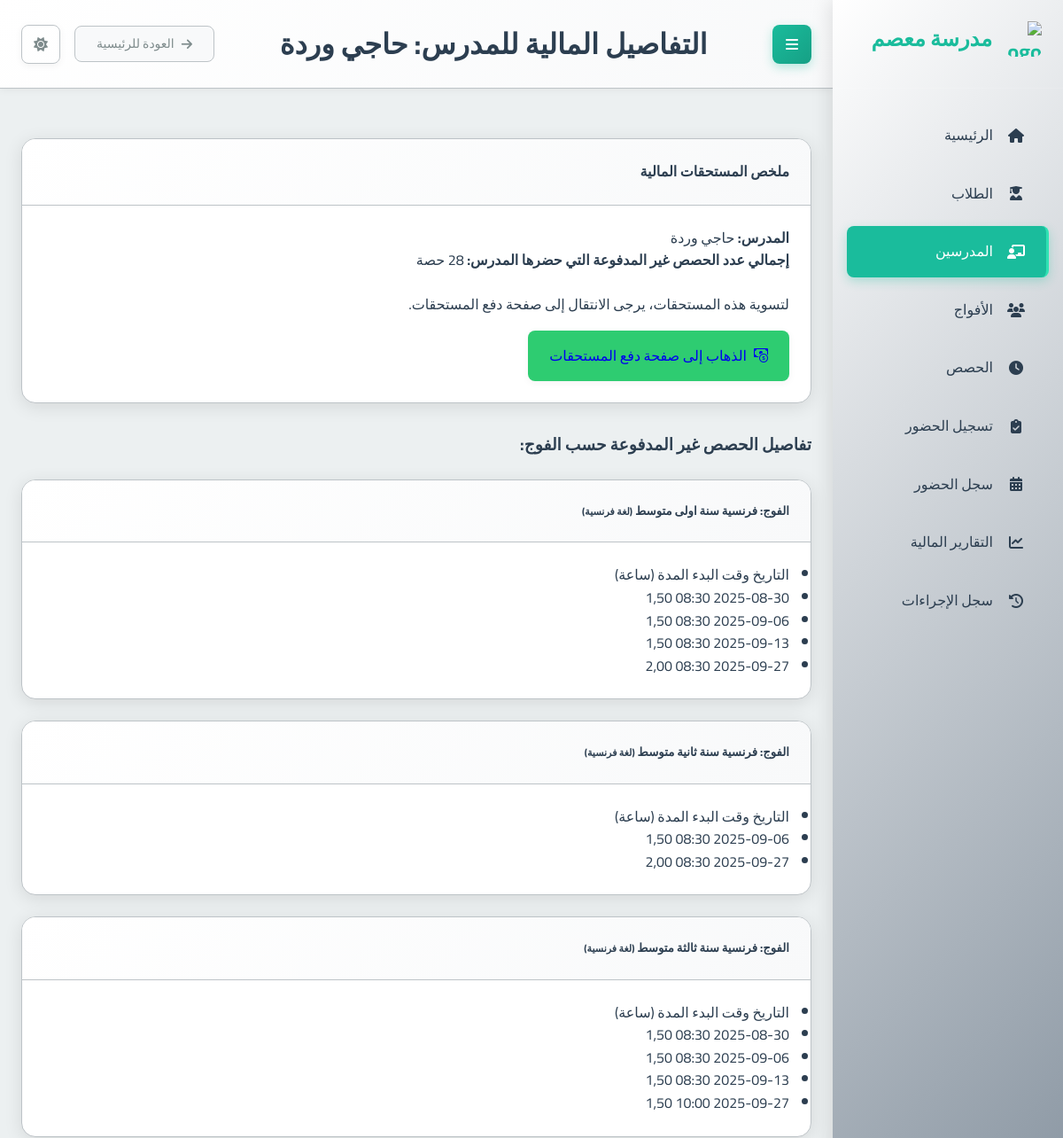
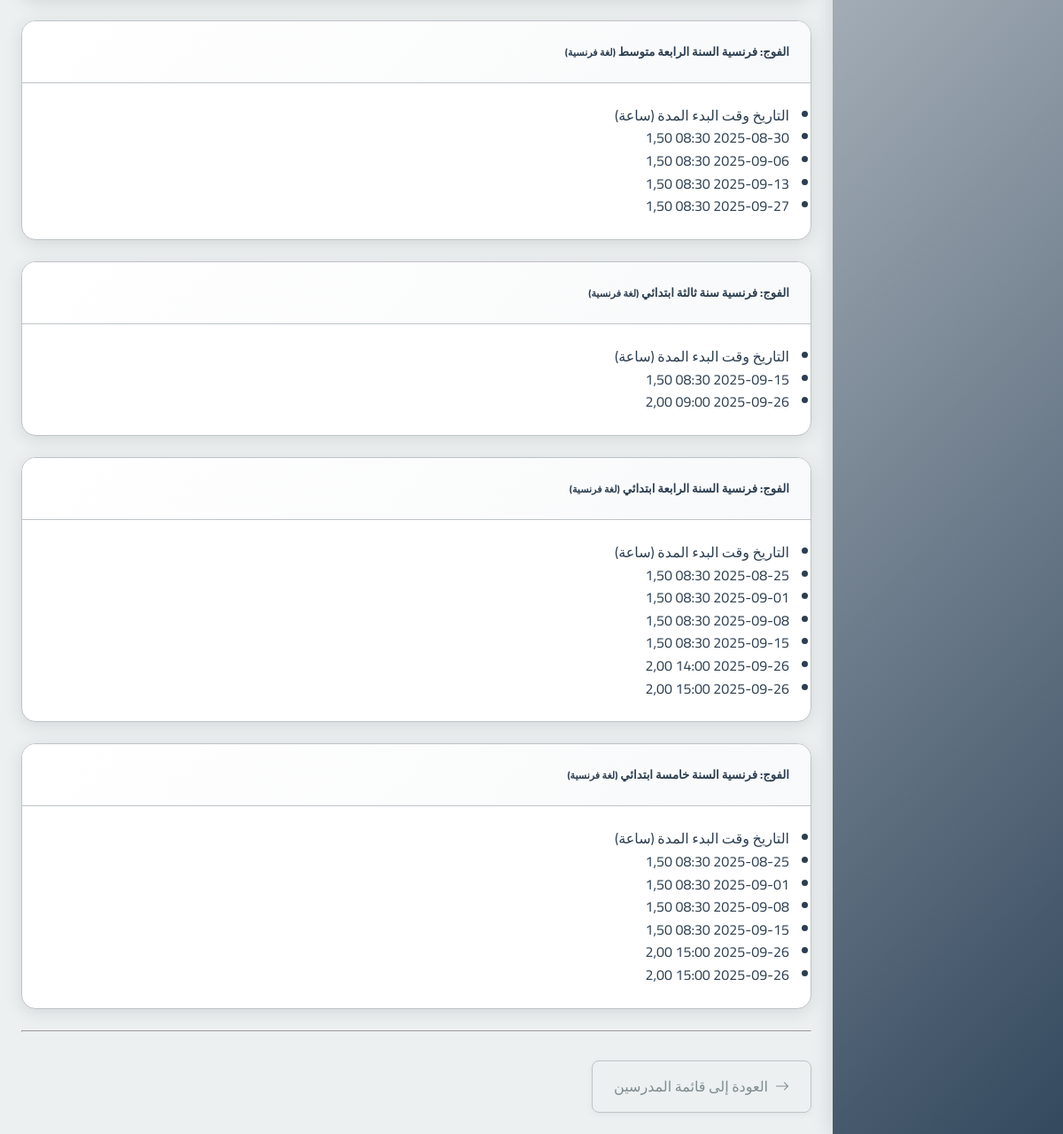
The page /teachers/2/financial_detail/ on the database its author committed (2 pictures, top to bottom).
### school_app/models.py (models this page shows, shortened)
class Teacher(models.Model):
    full_name = models.CharField(max_length=201, verbose_name="الاسم الكامل")
    phone_number = models.CharField(max_length=20, unique=True, verbose_name="رقم الهاتف")
    subject = models.ForeignKey(Subject, on_delete=models.PROTECT, verbose_name="المادة الأساسية")
    created_at = models.DateTimeField(auto_now_add=True, verbose_name="تاريخ الإنشاء")
    class Meta:
        verbose_name = "مدرس"
        verbose_name_plural = "المدرسون"

class Group(models.Model):
    name = models.CharField(max_length=100, verbose_name="اسم الفوج")
    subject = models.ForeignKey(Subject, on_delete=models.PROTECT, verbose_name="المادة")
    teacher = models.ForeignKey(Teacher, on_delete=models.CASCADE, verbose_name="المدرس")
    academic_levels = models.ManyToManyField(AcademicLevel, verbose_name="المستويات الدراسية المتوافقة")
    price_per_4_sessions = models.DecimalField(max_digits=10, decimal_places=2, verbose_name="السعر لكل 4 حصص")
    session_day = models.IntegerField(choices=[
        (0, 'الاثنين'),
        (1, 'الثلاثاء'),
        (2, 'الأربعاء'),
        (3, 'الخميس'),
        (4, 'الجمعة'),
        (5, 'السبت'),
        (6, 'الأحد')
    ], verbose_name="يوم الحصة")
    session_start_time = models.TimeField(verbose_name="وقت بداية الحصة")
    session_duration = models.DecimalField(max_digits=4, decimal_places=2, default=1.5, verbose_name="مدة الحصة (ساعات)")
    students = models.ManyToManyField(Student, through='StudentGroup', blank=True, verbose_name="الطلاب المسجلون")
    created_at = models.DateTimeField(auto_now_add=True, verbose_name="تاريخ الإنشاء")
    is_continuous = models.BooleanField(default=False, verbose_name="فوج مستمر (تُنشأ الحصص أسبوعياً تلقائياً)")
    created_sessions_until = models.DateField(null=True, blank=True, verbose_name="تم إنشاء الحصص حتى تاريخ")
    class Meta:
        verbose_name = "فوج"
        verbose_name_plural = "الأفواج"

class Subject(models.Model):
    name = models.CharField(max_length=100, verbose_name="اسم المادة")
    class Meta:
        verbose_name = "مادة دراسية"
        verbose_name_plural = "المواد الدراسية"

class Session(models.Model):
    group = models.ForeignKey(Group, on_delete=models.CASCADE, related_name='sessions', verbose_name="الفوج")
    date = models.DateField(verbose_name="التاريخ")
    start_time = models.TimeField(verbose_name="وقت البدء")
    duration = models.DecimalField(max_digits=4, decimal_places=2, verbose_name="المدة (ساعات)")
    teacher_attended = models.BooleanField(default=True, verbose_name="حضور المدرس")
    teacher_compensated = models.BooleanField(default=False, verbose_name="تم تعويض المدرس")
    teacher_payment_amount = models.DecimalField(max_digits=10, decimal_places=2, default=Decimal('0.00'), verbose_name="المبلغ المدفوع للمدرس")
    created_at = models.DateTimeField(auto_now_add=True, verbose_name="تاريخ الإنشاء")
    class Meta:
        verbose_name = "حصة"
        verbose_name_plural = "الحصص"

### school_app/views.py (the view)
# urls.py: path('teachers/<int:teacher_id>/financial_detail/', views.teacher_financial_detail, name='teacher_financial_detail'),
def teacher_financial_detail(request, teacher_id):
    teacher = get_object_or_404(Teacher, id=teacher_id)
    groups_with_uncompensated_sessions = []
    total_uncompensated_sessions_count = 0
    teacher_groups = Group.objects.filter(teacher=teacher).prefetch_related('sessions', 'subject')
    for group in teacher_groups:
        uncompensated_sessions = group.sessions.filter(teacher_attended=True, teacher_compensated=False).order_by('date', 'start_time')
        if uncompensated_sessions.exists():
            group_data = {
                'group_name': group.name,
                'subject_name': group.subject.name,
                'sessions': []
            }
            for session in uncompensated_sessions:
                group_data['sessions'].append({
                    'date': session.date,
                    'start_time': session.start_time.strftime("%H:%M"),
                    'duration': session.duration,
                })
                total_uncompensated_sessions_count += 1
            groups_with_uncompensated_sessions.append(group_data)
    context = {
        'teacher': teacher,
        'groups_with_uncompensated_sessions': groups_with_uncompensated_sessions,
        'total_uncompensated_sessions_count': total_uncompensated_sessions_count,
        'page_title': f"التفاصيل المالية للمدرس: {teacher.full_name}"
    }
    return render(request, 'school_app/teacher_financial_detail.html', context)

### templates/school_app/teacher_financial_detail.html (shortened to what this page needs)
{% extends "base.html" %}
{% block page_title %}التفاصيل المالية للمدرس: {{ teacher.full_name }}{% endblock %}
{% block content %}
<div class="container mt-4">
    <div class="card shadow-sm mb-4">
        <div class="card-header bg-primary text-white">
            <h4 class="mb-0">ملخص المستحقات المالية</h4>
        </div>
        <div class="card-body">
            <p class="lead">
                <strong>المدرس:</strong> {{ teacher.full_name }}
            </p>
            <p class="lead">
                <strong>إجمالي عدد الحصص غير المدفوعة التي حضرها المدرس:</strong>
                <span class="badge bg-warning text-dark fs-5">{{ total_uncompensated_sessions_count }}</span> حصة
            </p>
            {% if total_uncompensated_sessions_count > 0 %}
                <p class="mt-3">لتسوية هذه المستحقات، يرجى الانتقال إلى صفحة دفع المستحقات.</p>
                <a href="{% url 'teacher_monthly_payment' teacher_id=teacher.id %}" class="btn btn-success btn-lg mt-2">
                    <i class="bi bi-cash-coin"></i> الذهاب إلى صفحة دفع المستحقات
                </a>
            {% else %}
                <p class="mt-3 text-success"><i class="bi bi-check-circle-fill"></i> لا توجد حالياً أي حصص مستحقة للدفع لهذا المدرس.</p>
            {% endif %}
        </div>
    </div>
    {% if groups_with_uncompensated_sessions %}
        <h3 class="mb-3 mt-5">تفاصيل الحصص غير المدفوعة حسب الفوج:</h3>
        {% for group_info in groups_with_uncompensated_sessions %}
            <div class="card mb-3">
                <div class="card-header">
                    <h5>الفوج: {{ group_info.group_name }} <small class="text-muted">({{ group_info.subject_name }})</small></h5>
                </div>
                <div class="card-body">
                    {% if group_info.sessions %}
                        <ul class="list-group list-group-flush">
                            <li class="list-group-item d-flex justify-content-between align-items-center active bg-secondary text-white">
                                <span>التاريخ</span>
                                <span>وقت البدء</span>
                                <span>المدة (ساعة)</span>
                            </li>
                            {% for session in group_info.sessions %}
                                <li class="list-group-item d-flex justify-content-between align-items-center">
                                    <span>{{ session.date|date:"Y-m-d" }}</span>
                                    <span>{{ session.start_time }}</span>
                                    <span>{{ session.duration }}</span>
                                </li>
                            {% endfor %}
                        </ul>
                    {% else %}
                        <p>لا توجد حصص غير مدفوعة لهذا الفوج.</p>
                    {% endif %}
                </div>
            </div>
        {% endfor %}
    {% endif %}
    <hr class="my-4">
    <div class="mt-4">
        <a href="{% url 'teacher_list' %}" class="btn btn-outline-secondary">
            <i class="bi bi-arrow-right"></i> العودة إلى قائمة المدرسين
        </a>
    </div>
</div>
{% endblock %}

### static/css/main.css (style rules this page uses)
:root { --primary-color: #2c3e50; --primary-light: #34495e; --primary-darker: #1a252f; --accent-color: #1abc9c; --accent-light: #2fe2b3; --accent-dark: #16a085; --text-color: #2c3e50; --text-secondary: #7f8c8d; --text-on-primary: #ffffff; --text-on-accent: #ffffff; --text-nav: #2c3e50; --background-color: #ecf0f1; --card-background: #ffffff; --input-background: #ffffff; --border-color: #bdc3c7; --input-border-color: #bdc3c7; --success-color: #2ecc71; --warning-color: #f39c12; --error-color: #e74c3c; --info-color: #1E90FF; --table-header-background: #e9ecef; --table-row-hover-background: #f8f9fa; --box-shadow-color: rgba(0, 0, 0, 0.1); --box-shadow-color-hover: rgba(0, 0, 0, 0.15); --box-shadow-soft-color: rgba(0, 0, 0, 0.05); --subtle-background: #f8f9fa; --spacing-xs: 8px; --spacing-sm: 16px; --spacing-md: 24px; --spacing-lg: 32px; --spacing-xl: 48px; --font-family: 'Cairo', sans-serif; --font-size-xs: 12px; --font-size-sm: 14px; --font-size-md: 16px; --font-size-lg: 20px; --font-size-xl: 24px; --font-size-xxl: 32px; --border-radius-sm: 4px; --border-radius-md: 8px; --border-radius-lg: 16px; --transition-fast: 0.2s ease; --transition-normal: 0.3s ease; --transition-slow: 0.5s ease; --sidebar-width: 260px; }
* { margin: 0; padding: 0; box-sizing: border-box; direction: rtl; }
html { direction: rtl; font-size: 16px; }
body { font-family: var(--font-family); background-color: var(--background-color); color: var(--text-color); line-height: 1.6; transition: background-color var(--transition-normal), color var(--transition-normal); overflow-x: hidden; }
.btn-success { background: var(--success-color); }
.card { background-color: var(--card-background); border-radius: var(--border-radius-lg); box-shadow: 0 4px 20px var(--box-shadow-color); margin-bottom: var(--spacing-md); overflow: hidden; transition: all var(--transition-normal); border: 1px solid var(--border-color); }
.card-header { padding: var(--spacing-md); border-bottom: 1px solid var(--border-color); background: linear-gradient(135deg, var(--card-background) 0%, var(--subtle-background) 100%); }
.card-body { padding: var(--spacing-md); color: var(--text-color); }
.btn { font-family: var(--font-family); padding: var(--spacing-sm) var(--spacing-md); border: none; border-radius: var(--border-radius-md); cursor: pointer; font-size: var(--font-size-md); font-weight: 500; text-decoration: none; display: inline-flex; align-items: center; gap: var(--spacing-xs); transition: all var(--transition-fast); box-shadow: 0 2px 8px var(--box-shadow-soft-color); }
.btn-outline-secondary { background-color: transparent; border: 1px solid var(--border-color); color: var(--text-secondary); }
.mb-3 { margin-bottom: var(--spacing-md); }
.mb-4 { margin-bottom: var(--spacing-lg); }
.mt-2 { margin-top: var(--spacing-sm); }
.mt-3 { margin-top: var(--spacing-md); }
.mt-4 { margin-top: var(--spacing-lg); }

### rows shown on the page
Teacher: full_name "حاجي وردة"
Group: group_name "فرنسية سنة اولى متوسط"
Subject: subject_name "لغة فرنسية" "لغة فرنسية" "لغة فرنسية" "لغة فرنسية" "لغة فرنسية" "لغة فرنسية" "لغة فرنسية"
Session: date "2025-08-30", duration "1,50"
Session: date "2025-09-06", duration "1,50"
Session: date "2025-09-13", duration "1,50"
Session: date "2025-09-27", duration "2,00"
Group: group_name "فرنسية سنة ثانية متوسط"
Session: date "2025-09-06", duration "1,50"
Session: date "2025-09-27", duration "2,00"
Group: group_name "فرنسية سنة ثالثة متوسط"
Session: date "2025-08-30", duration "1,50"
Session: date "2025-09-06", duration "1,50"
Session: date "2025-09-13", duration "1,50"
Session: date "2025-09-27", duration "1,50"
Group: group_name "فرنسية السنة الرابعة متوسط"
Session: date "2025-08-30", duration "1,50"
Session: date "2025-09-06", duration "1,50"
Session: date "2025-09-13", duration "1,50"
Session: date "2025-09-27", duration "1,50"
Group: group_name "فرنسية سنة ثالثة ابتدائي"
Session: date "2025-09-15", duration "1,50"
Session: date "2025-09-26", duration "2,00"
Group: group_name "فرنسية السنة الرابعة ابتدائي"
Session: date "2025-08-25", duration "1,50"
Session: date "2025-09-01", duration "1,50"
Session: date "2025-09-08", duration "1,50"
Session: date "2025-09-15", duration "1,50"
Session: date "2025-09-26", duration "2,00"
Session: date "2025-09-26", duration "2,00"
Group: group_name "فرنسية السنة خامسة ابتدائي"
Session: date "2025-08-25", duration "1,50"
Session: date "2025-09-01", duration "1,50"
Session: date "2025-09-08", duration "1,50"
Session: date "2025-09-15", duration "1,50"
Session: date "2025-09-26", duration "2,00"
Session: date "2025-09-26", duration "2,00"

### other values the page prints
{{ total_uncompensated_sessions_count }} "28"
{{ session.start_time }} "08:30" "08:30" "08:30" "08:30" "08:30" "08:30" "08:30" "08:30" "08:30" "10:00" "08:30" "08:30" "08:30" "08:30" "08:30" "09:00" "08:30" "08:30" "08:30" "08:30" "14:00" "15:00" "08:30" "08:30" "08:30" "08:30" "15:00" "15:00"
